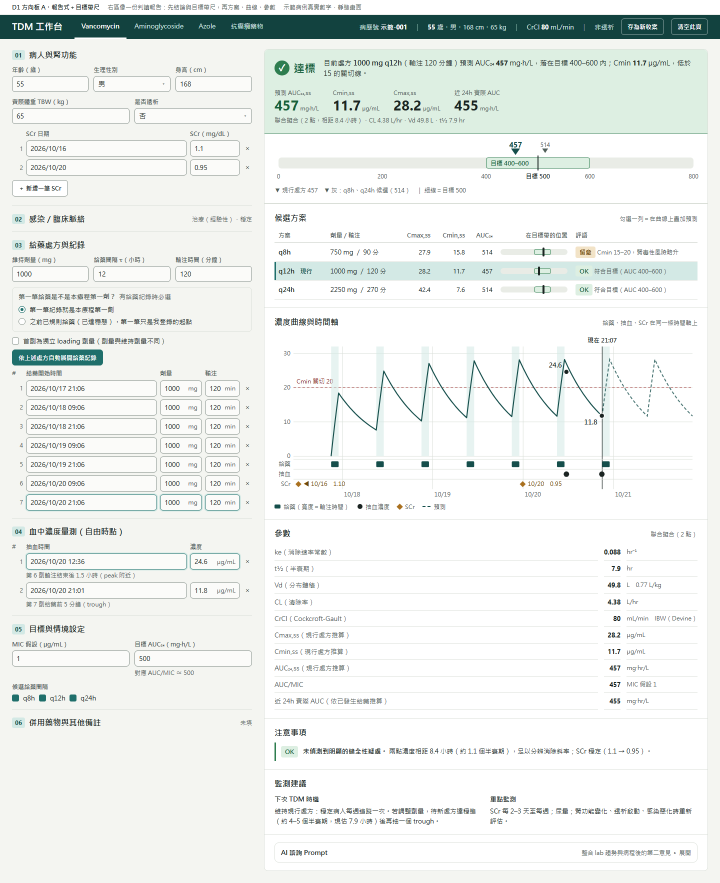
#> input picture docs/direction/shots/A_desktop_full.png, 1440 x 1766 px, found by its file name (shown at 1/2 size); its folder holds 4 pictures in this run
$ python shoot.py
#> lines starting #> are read from the running program, lines starting #| are printed output that depends on the picture; after the words box and inside, x2 and y2 are one past the last pixel; in counts of white or black regions, pixels touching at a corner belong together; pictures that were not available may be replaced by others from this repository, and a replacement may not be noted
import subprocess, os, sys, time
from PIL import Image, ImageChops
EDGE=r"C:\Program Files (x86)\Microsoft\Edge\Application\msedge.exe"
ROOT=r"C:\Users\Brandon Chen\OneDrive - 臺大醫院\AI測試區\TDM\docs\direction"
SH=os.path.join(ROOT,'shots'); os.makedirs(SH,exist_ok=True)
def shoot(name,w,h,query,out):
#> called with name = 'A', w = 1440, h = 900, query = ''
    url='http://127.0.0.1:8765/docs/direction/%s.html%s'%(name,query)
    if os.path.exists(out): os.remove(out)
    subprocess.run([EDGE,'--headless=new','--disable-gpu','--hide-scrollbars','--force-device-scale-factor=1','--virtual-time-budget=3000','--window-size=%d,%d'%(w,h),'--screenshot='+out,url],stdout=subprocess.DEVNULL,stderr=subprocess.DEVNULL,timeout=90)
#> (this line was passed over: subprocess is not available in this run)
    for _ in range(80):
        if os.path.exists(out) and os.path.getsize(out)>2000:
            time.sleep(0.4); break
        time.sleep(0.25)
FRAME=os.path.join(ROOT,'_frame.html')
def mshoot(name,h,full,out):
    # Edge 無頭模式視窗最窄約 500 px；用 390 寬的 iframe 才是真正的 390 px 版面，再裁出 iframe 區域
    open(FRAME,'w',encoding='utf-8').write('<!doctype html><meta charset=utf-8><body style="margin:0;background:#F4F5F1"><iframe src="%s.html%s" style="width:390px;height:%dpx;border:0;display:block"></iframe>'%(name,'?full' if full else '',h))
    big=out+'.big.png'
    url='http://127.0.0.1:8765/docs/direction/_frame.html'
    if os.path.exists(big): os.remove(big)
    subprocess.run([EDGE,'--headless=new','--disable-gpu','--hide-scrollbars','--force-device-scale-factor=1','--virtual-time-budget=3000','--window-size=640,%d'%h,'--screenshot='+big,url],stdout=subprocess.DEVNULL,stderr=subprocess.DEVNULL,timeout=90)
    for _ in range(80):
        if os.path.exists(big) and os.path.getsize(big)>2000:
            time.sleep(0.4); break
        time.sleep(0.25)
    im=Image.open(big).convert('RGB'); im.crop((0,0,390,im.size[1])).save(out); os.remove(big)
def crop_bottom(path,bg=(244,245,241)):
#> called with bg = (244, 245, 241)
    im=Image.open(path).convert('RGB'); W,H=im.size
#> in crop_bottom, im is the input picture: PIL image 1440x1766 RGB; mean R, G, B 235.6, 239.4, 236.9
#> after `W, H = im.size`: W = 1440; H = 1766
    bgim=Image.new('RGB',im.size,bg); diff=ImageChops.difference(im,bgim).convert('L').point(lambda p:255 if p>6 else 0)
#> after `diff = ImageChops.difference(im, bgim).convert('L').point(lambda p: 25`:
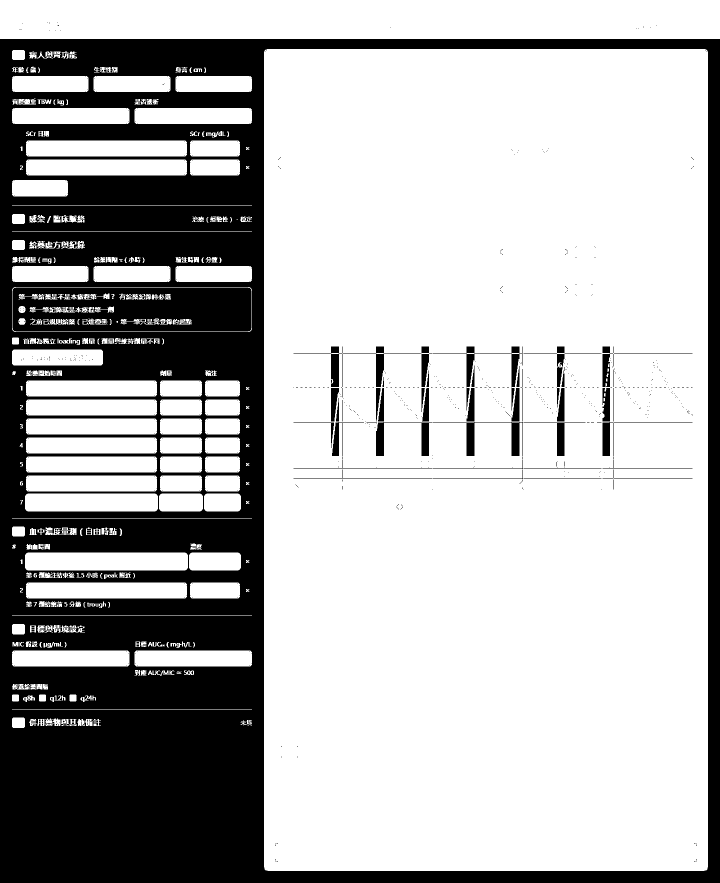
#> diff: PIL image 1440x1766 L (shown at 1/2 size); 70.7% white; 1421 black regions (1355 under 20 px), largest, box (x1, y1, x2, y2) and area: (0, 78, 1440, 1766) 680698, (25, 575, 503, 663) 36654, (866, 844, 1046, 912) 2362
    bbox=diff.getbbox()
#> bbox = (0, 0, 1440, 1742)
    if bbox: im.crop((0,0,W,min(H,bbox[3]+24))).save(path)
for n in sys.argv[1:] or ['A','B','C']:
    shoot(n,1440,900,'','%s/%s_desktop_fold.png'%(SH,n))
    shoot(n,1440,3000,'','%s/%s_desktop_full.png'%(SH,n)); crop_bottom('%s/%s_desktop_full.png'%(SH,n))
    mshoot(n,844,False,'%s/%s_mobile_fold.png'%(SH,n))
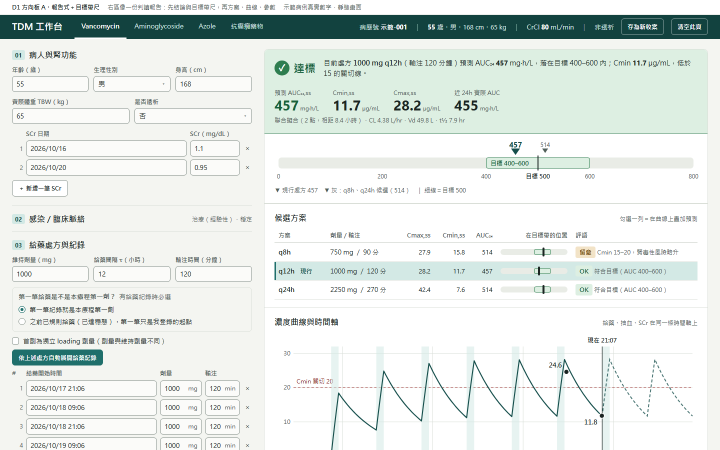
#> input picture docs/direction/shots/A_desktop_fold.png, 1440 x 900 px, given in place of A_mobile_fold.png.big.png, which was not available (shown at 1/2 size)
#> in mshoot, im is the input picture: PIL image 1440x900 RGB; mean R, G, B 226.4, 232.8, 229.5
#> in mshoot, `im = Image.open(big).convert('RGB')`:
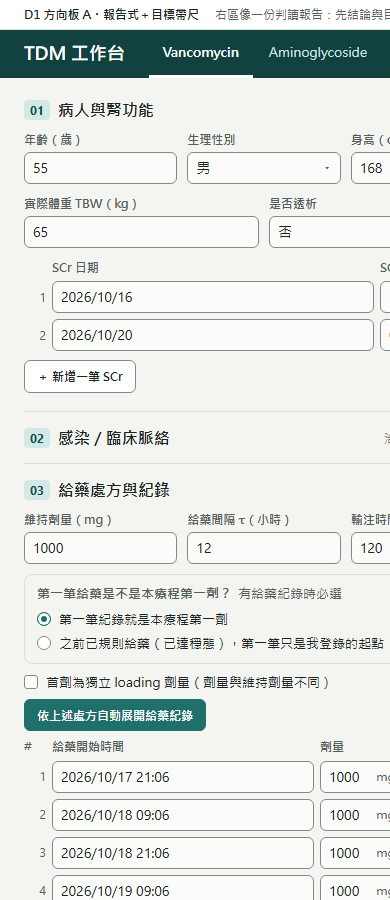
#> saved as A_mobile_fold.png: PIL image 390x900 RGB; mean R, G, B 222.6, 227.4, 224.2
    mshoot(n,3400,True,'%s/%s_mobile_full.png'%(SH,n)); crop_bottom('%s/%s_mobile_full.png'%(SH,n))
#> call 2 of mshoot, with name = 'A', h = 3400, full = True
#> in mshoot (call 2), `im = Image.open(big).convert('RGB')`:
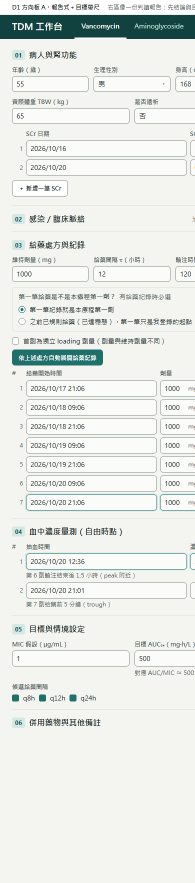
#> saved as A_mobile_full.png: PIL image 390x1766 RGB (shown at 1/2 size); mean R, G, B 230.2, 233.5, 230.1
#> call 2 of crop_bottom, with bg = (244, 245, 241)
#> in crop_bottom (call 2), `diff = ImageChops.difference(im, bgim).convert('L').point(lambda p: 25`:
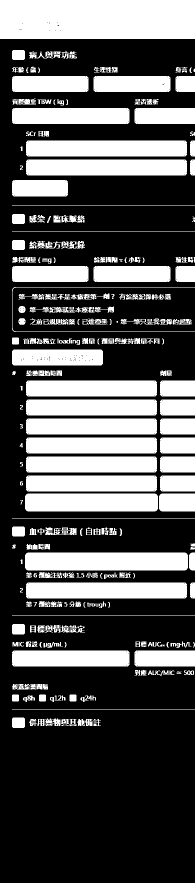
#> diff: PIL image 390x1766 L (shown at 1/2 size); 33.8% white; 294 white regions (23 under 20 px), largest, box (x1, y1, x2, y2) and area: (0, 0, 390, 78) 30405, (50, 1105, 376, 1141) 11688, (52, 281, 374, 313) 10272
#> in crop_bottom (call 2), `bbox=diff.getbbox()`: bbox = (0, 0, 390, 1456)
#> in crop_bottom (call 2), `if bbox: im.crop((0,0,W,min(H,bbox[3]+24))).save(path)`:
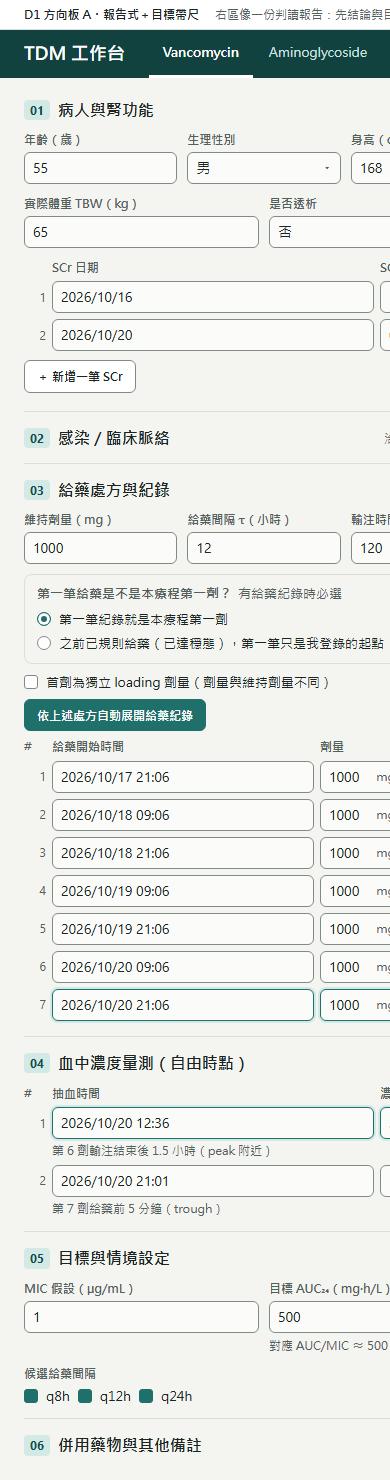
#> saved as A_mobile_full.png: PIL image 390x1480 RGB; mean R, G, B 227.5, 231.3, 228
#> (the run stopped early here; a loop or call above may not have finished)
